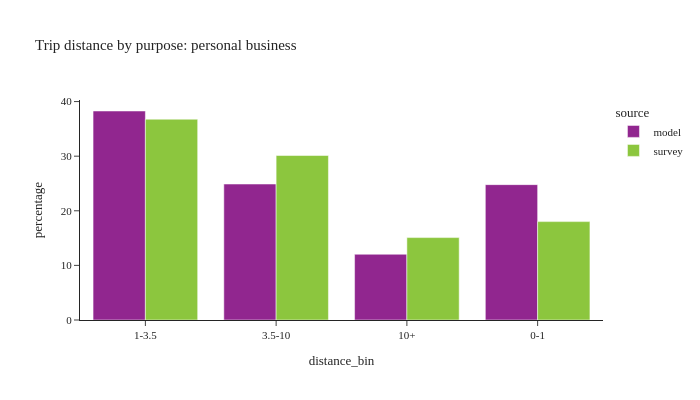

The cell this chart's notebook holds for it:
### Code cell
plot_bins(trip, pl.col('dpurp') == 4, 'personal business')

### Figure 1 — Plotly figure (JSON) as saved in the notebook; plotly's stock layout.template omitted (floating-point values rounded to 4 significant figures)
{"data": [{"alignmentgroup": "True", "customdata": [[330258], [214835], [103881], [213914]], "hovertemplate": "source=model<br>distance_bin=%{x}<br>percentage=%{y}<br>sample count=%{customdata[0]}<extra></extra>", "legendgroup": "model", "marker": {"color": "#91268F", "pattern": {"shape": ""}}, "name": "model", "offsetgroup": "model", "orientation": "v", "showlegend": true, "textposition": "auto", "type": "bar", "x": ["1-3.5", "3.5-10", "10+", "0-1"], "xaxis": "x", "y": [38.27, 24.9, 12.04, 24.79], "yaxis": "y"}, {"alignmentgroup": "True", "customdata": [[371], [335], [244], [174]], "hovertemplate": "source=survey<br>distance_bin=%{x}<br>percentage=%{y}<br>sample count=%{customdata[0]}<extra></extra>", "legendgroup": "survey", "marker": {"color": "#8CC63E", "pattern": {"shape": ""}}, "name": "survey", "offsetgroup": "survey", "orientation": "v", "showlegend": true, "textposition": "auto", "type": "bar", "x": ["1-3.5", "3.5-10", "0-1", "10+"], "xaxis": "x", "y": [36.77, 30.12, 18.02, 15.09], "yaxis": "y"}], "layout": {"barmode": "group", "font": {"size": 11}, "height": 400, "legend": {"title": {"text": "source"}, "tracegroupgap": 0}, "title": {"text": "Trip distance by purpose: personal business"}, "width": 700, "xaxis": {"anchor": "y", "domain": [0.0, 1.0], "title": {"text": "distance_bin"}}, "yaxis": {"anchor": "x", "domain": [0.0, 1.0], "title": {"text": "percentage"}}}}
